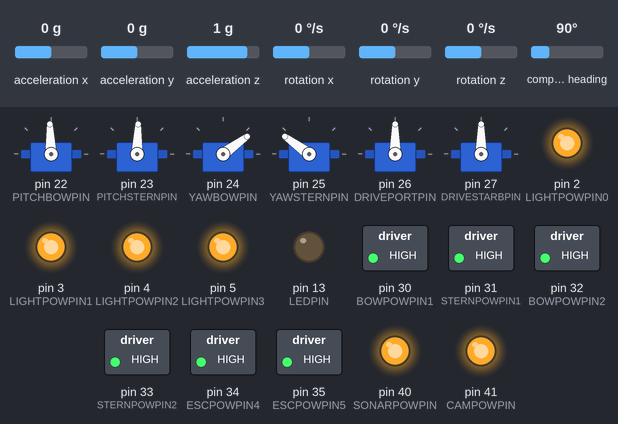
Bench run of a sketch on a simulated Arduino Mega 2560, built with avr-gcc and run on an emulated ATmega2560. Shown: 6 × servo, switched loads named in the sketch (green lamp = pin HIGH), output pins drawn as LEDs (lit = HIGH). Inputs (shaded band) come from the test bench; at power-on: compass heading 90°, acceleration x 0 g, rotation x 0 °/s, rotation y 0 °/s, acceleration y 0 g, acceleration z 1 g, rotation z 0 °/s. WiFi joins after 1.5 s; servers stay silent unless stated; pins used as bus, display or sensor lines are not drawn.

Above: at 7.7 s.
7.8 s: compass heading set to 7°
At 9.8 s:
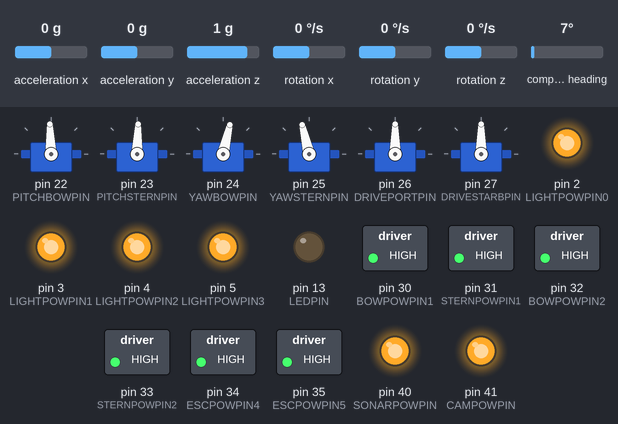
10.8 s: compass heading set to 269°
13.8 s: acceleration x set to -1.4 g
At 15.1 s:
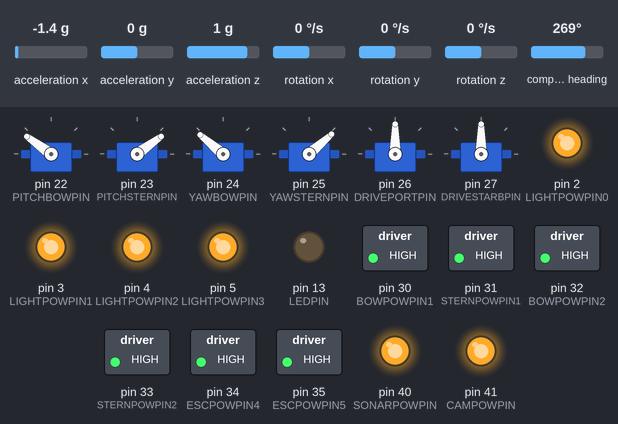
15.4 s: acceleration x set to 0.8 g
At 17.1 s:
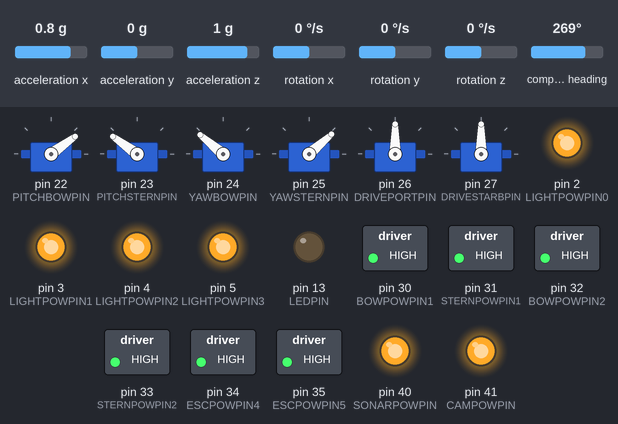
17.5 s: rotation x set to -192 °/s
At 18.6 s:
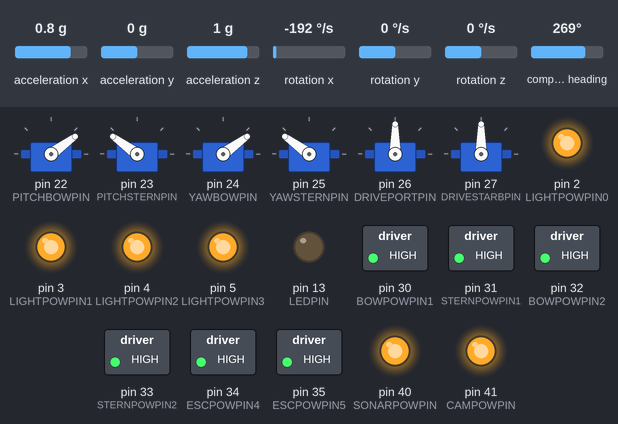
19.2 s: rotation y set to 100 °/s
At 20.1 s:
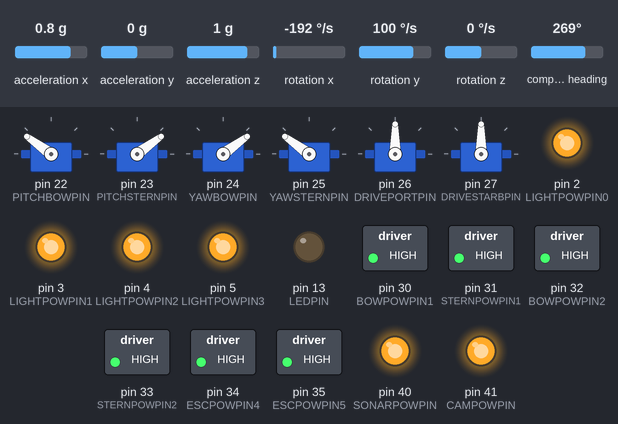
Timing chart, 0 to 21.9 s (numbered marks = the images above; inputs shaded):
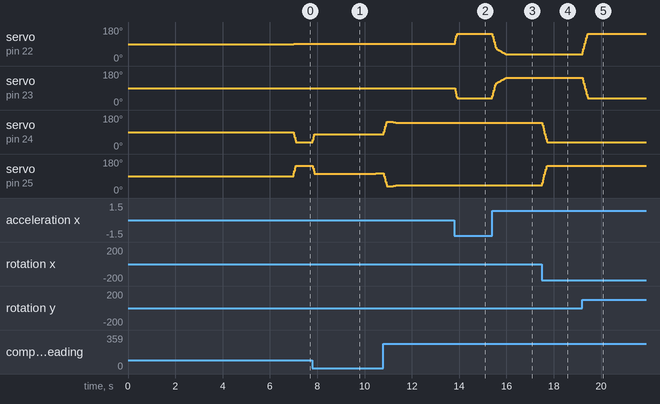

Measured:
- after the input at 7.8 s, servo on pin 24 (YAWBOWPIN): 36° → 78° at once, → 77° 0.87 s later; servo on pin 25 (YAWSTERNPIN): 144° → 102° at once, → 103° 0.87 s later, → 104° 1.8 s later
- after the input at 13.8 s, servo on pin 22 (PITCHBOWPIN): 92° → 144° at once; servo on pin 23 (PITCHSTERNPIN): 88° → 36° at once
- after the input at 15.4 s, servo on pin 22 (PITCHBOWPIN): moves from 144° to 36° over 0.59 s, starting at once; servo on pin 23 (PITCHSTERNPIN): moves from 36° to 144° over 0.59 s, starting at once
- after the input at 17.5 s, servo on pin 24 (YAWBOWPIN): 140° → 36° at once; servo on pin 25 (YAWSTERNPIN): 41° → 144° at once
- after the input at 19.2 s, servo on pin 22 (PITCHBOWPIN): 36° → 144° at once; servo on pin 23 (PITCHSTERNPIN): 144° → 36° at once

The sketch:

ROV3.ino
```cpp
//libraries used
#include <Servo.h>
#include <Arduino.h>
#include <math.h>
#include <SPI.h>
#include <Ethernet.h>
#include <EthernetUdp.h>
#include <Wire.h>
#include <Adafruit_Sensor.h>
#include <Adafruit_BNO055.h>
#include <utility/imumaths.h>

//other files in this sketch
#include "pins.h"
#include "IMU.h"
#include "ROVethernet.h"
#include "escs.h"

#define IMUCOMMTIMEOUT 2000   //if the imu hasn't responded in this many ms, retry to get data from it
#define CMDTIMEOUT 2000       //how many ms to wait for a command from remote control before we start to worry
#define REPORTINTERVAL 103    //report the current status to the PC once in this many ms
#define IMUINTERVAL 31        //update the current YPR after this many ms
#define SONINTERVAL 53        //update the altitude after this many ms
#define SONARDECAY 0.99       //exponential decay rate for the sonar watchdog
#define IMUDECAY 0.99         //exponential decay rate for the IMU watchdog
#define COMMANDDECAY 0.99999  //exponential decay rate for PC commands
#define SERIALRATE 57600      //serial rate to PC controller

float IMUwatchdog = 1.0;   //gain on the IMU control inputs that slowly fades down to zero if the IMU goes MIA
float SONwatchdog = 1.0;   //gain on the sonar altitude control inputs that slowly fades down to zero if the sonar goes MIA
float PCwatchdog =  1.0;   //gain on the command inputs that slowly fades down to zero if the PC hasn't communicated in a while

int LastCommandTime = 0;   //last millis() reading when a command from the pilot was received

void setup() {
  setupOutputPins();                //set all the outputs to be outputs and initialize most of them
  Serial.begin(SERIALRATE);         //start the serial connection to the PC
  Ethernet.begin(mac, ip);          //connect the ethernet shield
  Udp.begin(localPort);             //start the UDP interface
  if(!bno.begin()){
    Udp.beginPacket(Udp.remoteIP(), Udp.remotePort());
    Udp.write("BNO055 IMU failure");
    Udp.endPacket();
  }
  initializeESCs(6500);             //initialize the ESCs and wait for them to arm
  bno.setExtCrystalUse(true);       //they did this in the BNO055 example
}


void loop() {
  static unsigned long EventTimer;
  static unsigned long NextReport  = 7000;      // first timed events happen ~7 seconds after powerup
  static unsigned long NextIMUread = 7000;      //   /
  static unsigned long NextSONread = 7000;      //  /

  EventTimer = millis();                      //get the current time, to see what all needs to happen

  curPacketSize=Udp.parsePacket();       //check to see if new data is available from the pilot
  if (curPacketSize) {                   //if so,
    if(UpdateCommand()!='0'){                 //process new commands
      PCwatchdog=1.0;                           //keep the watchdog saturated
      LastCommandTime = EventTimer;             //note the time
    }
    else {
      if ((EventTimer-LastCommandTime)>CMDTIMEOUT) {
        PCwatchdog *= COMMANDDECAY;             //after a while, start forgetting the pilot's last command
      }
    }
  }

  //don't bother the sonar very often, altitude changes slowly
  if (EventTimer>NextSONread) {
    NextSONread += SONINTERVAL;
    if (SonarCommunicate()) SONwatchdog = 1.0;   //if we get new data from the sonar, keep controlling based on its output
    else SONwatchdog *= SONARDECAY;              //otherwise slowly start pretending it's not there
  }

  if (EventTimer>NextIMUread) {               //if it's time to get new data from the IMU
    NextIMUread = (NextIMUread+IMUINTERVAL);                   //schedule the next one
    if (IMUcommunicate(0)){
      IMUwatchdog=1.0;    //if we get new data from the IMU, keep controlling based on its output
    }
    else IMUwatchdog *= IMUDECAY;                              //if we don't get data from the IMU, slowly start pretending it's not there
    YawControl();              //set the outputs for the yaw motors, trying to satisfy the external commands and the internal controls
    PitchControl();            //set the outputs for the pitch motors
    DriveControl();            //set the outputs for the drive motors
  }

  if (EventTimer>NextReport) {                //if it's time for another status report,
    NextReport += REPORTINTERVAL;               //schedule the next one
    udpReport();                                //and do the report
    //serialReport();
  }
}


void udpReport() {
  char tempc[16];
  Udp.beginPacket(Udp.remoteIP(), Udp.remotePort());
  Udp.write('Y');
  Udp.write(itoa(round(YPR[0]*100), tempc, 10));
  Udp.write(', P');
  Udp.write(itoa(round(YPR[1]*100), tempc, 10));
  Udp.write(', R');
  Udp.write(itoa(round(YPR[2]*100), tempc, 10));
  Udp.endPacket();
}


void serialReport() {
  Serial.print(YPR[0]);
  Serial.print("        ");
  Serial.print(YPR[1]);
  Serial.print("        ");
  Serial.print(YPR[2]);
  Serial.println("        ");
}


int SonarCommunicate(){
  return 0;
}


void YawControl(){
  const float Kpr = 4.0;        //proportional gain
  const float Kde = 12.0;       //derivative gain
  const float Kin = 0.4/1000.0; //integral gain; divide by 1000 because time is in ms
  const float integralSaturation = 100.0/Kin; //numerator is the max that we want the integral contribution to be AFTER multiplying by Kin
  static float integratedErr = 0.0;
  static int oldcmd;
  int cmd;
  float err = (YPR[0]-HdgCommand)*IMUwatchdog*PCwatchdog;
  integratedErr += err*IMUINTERVAL;
  if (integratedErr > integralSaturation) integratedErr = integralSaturation;
  else if (integratedErr < -integralSaturation) integratedErr = -integralSaturation;
  if(err < -180.0) err+=360.0;
  else if (err > 180.0) err-=360.0;
  cmd = round(Kpr*err - Kde*dYPR[0] + Kin*integratedErr);
  if(cmd>0) cmd+=DEDZONESC;
  else cmd-=DEDZONESC;
  cmd = constrain(cmd, -YAWSATURATION, YAWSATURATION);
  if(cmd>(oldcmd+SLEWYAW)) cmd=oldcmd+SLEWYAW;
  else if (cmd<(oldcmd-SLEWYAW)) cmd=oldcmd-SLEWYAW;
  oldcmd=cmd;
  YawBow.write(OFFSIGESC-cmd);
  YawStern.write(OFFSIGESC+cmd);
}


void PitchControl(){
  const float Kpr = 8.0;         //proportional gain
  const float Kde = 18.0;        //derivative gain
  const float Kin = 10.0/1000.0; //integral gain; divide by 1000 because time is in ms
  const float integralSaturation = 250.0/Kin; //numerator is the max that we want the integral contribution to be AFTER multiplying by Kin
  static float integratedErr = 0.0;
  static int oldcmd;
  int cmd;
  float err = (YPR[1]-PchCommand)*IMUwatchdog*PCwatchdog;
  integratedErr += err*IMUINTERVAL;
  if (integratedErr > integralSaturation) integratedErr = integralSaturation;
  else if (integratedErr < -integralSaturation) integratedErr = -integralSaturation;
  cmd = round(Kpr*err - Kde*dYPR[1] + Kin*integratedErr);
  if(cmd>0) cmd+=DEDZONESC;
  else cmd-=DEDZONESC;
  cmd = constrain(cmd, -PITCHSATURATION, PITCHSATURATION);
  if(cmd>(oldcmd+SLEWPITCH)) cmd=oldcmd+SLEWPITCH;
  else if (cmd<(oldcmd-SLEWPITCH)) cmd=oldcmd-SLEWPITCH;
  oldcmd=cmd;
  PitchBow.write(OFFSIGESC-cmd);
  PitchStern.write(OFFSIGESC+cmd);
}


void DriveControl(){
}
```

IMU.h
```cpp
Adafruit_BNO055 bno = Adafruit_BNO055();

imu::Vector<3> YPR;                 //global variable to hold Yaw Pitch Roll data
imu::Vector<3> dYPR;                //global variable to hold the Yaw Pitch and Roll derivatives/rates

//For the Yaw Pitch Roll data to make sense, the board needs to be mounted in the ROV right-side-up and facing forward.

void ResetIMU(int delaytime){
  digitalWrite(IMURESETPIN, LOW);   //hold the IMU reset line low, resetting the IMU
  delay(delaytime/2);               //wait for the IMU to recognize the reset command
  digitalWrite(IMURESETPIN, HIGH);  //let the IMU start up
  delay(delaytime/2);               //let the IMU start up
}


int IMUcommunicate(int retrying){
  YPR = bno.getVector(Adafruit_BNO055::VECTOR_EULER);
  dYPR = bno.getVector(Adafruit_BNO055::VECTOR_GYROSCOPE);
  return 1;
}
```

ROVethernet.h
```cpp
#define MAX_PACKET_COMMANDS 6         //max number of different commands to be packed into a udp packet
#define ROV_COMMAND_SIZE 3            //size of a single command
#define TIMESTAMP_SIZE 2              //size of the UDP timestamp
#define MAX_ROV_PACKET TIMESTAMP_SIZE+ROV_COMMAND_SIZE*MAX_PACKET_COMMANDS

char IncomingCommandType;  //raw command characters from remote controller
int IncomingCommandValue;  //raw command values from remote controller
int curPacketSize = TIMESTAMP_SIZE;         //number of bytes in incoming packet, minimum of just the timestamp
unsigned long lastTimestamp = 0;            //an ordering number to prevent commands being processed out-of-order

float HdgCommand = 0.0;       //variables for the current processed commands from the pilot
float PchCommand = 0.0;       //     /
float SpdCommand = 0.0;       //   /
float AltCommand = 100.0;     // /

// Enter a MAC address and IP address for your controller below.
// The IP address will be dependent on your local network:
byte mac[] = {
  0xDE, 0xAD, 0xBE, 0xEF, 0xFE, 0xED
};
IPAddress ip(192, 168, 2, 109);

unsigned int localPort = 8888;      // local port to listen on

// An EthernetUDP instance to let us send and receive packets over UDP
EthernetUDP Udp;


char UpdateCommand(){
  char goodcommands = '0';
  char retstring[16];
  if(Udp.read()!='#') return('0');
  if(Udp.read()!=' ') return('0');
  unsigned int newTimestamp = ((((unsigned word)Udp.read())<<16) | (((unsigned int)Udp.read())<<8) | ((unsigned int)Udp.read()));
  if (newTimestamp > lastTimestamp) {
    lastTimestamp = newTimestamp;      //ignore any future packets that were sent before this one
    if (curPacketSize<=MAX_ROV_PACKET) {
      for (int i=0; i<((curPacketSize-TIMESTAMP_SIZE)/ROV_COMMAND_SIZE); i++) {
        IncomingCommandType = Udp.read();
        IncomingCommandValue = (int)((((unsigned word)Udp.read())<<8) | ((unsigned word)Udp.read()));
        Serial.print(IncomingCommandType);
        Serial.print(IncomingCommandValue);
        Serial.print(" ");
        switch (IncomingCommandType) {
          case 'A':  //altitude speed
            goodcommands++;
            break;
          case 'a':  //altitude position
            goodcommands++;
            break;
          case 'E':  //east-west speed
            goodcommands++;
            break;
          case 'F':  //level forward speed
            goodcommands++;
            break;
          case 'H':  //heading change rate
            goodcommands++;
            break;
          case 'h':  //heading position
            if ((IncomingCommandValue > 18000) && (IncomingCommandValue <= 36000)) {
              IncomingCommandValue -= 36000;    //fold 180:360 into negative 0:180
            }
            if ((IncomingCommandValue >= -18000) && (IncomingCommandValue <= 18000)){
              goodcommands++;
              HdgCommand = ((float)(IncomingCommandValue))/100.0;
            }
            break;
          case 'L':  //lifter speed (body coordinates)
            goodcommands++;
            break;
          case 'M':  //mode of operation
            goodcommands++;
            break;
          case 'N':  //north-south speed
            goodcommands++;
            break;
          case 'P':  //pitch change rate
            goodcommands++;
            break;
          case 'p':  //pitch position
            if ((IncomingCommandValue >= -3000) && (IncomingCommandValue <= 3000)){
              goodcommands++;
              PchCommand = ((float)(IncomingCommandValue))/100.0;
            }
            break;
          case 'S':  //strafe speed (body coordinates)
            goodcommands++;
            break;
          case 'T':  //thruster speed (body coordinates)
            goodcommands++;
            break;
          case '#':  //relays
            goodcommands++;
            ESCRELAYPORT = (byte)IncomingCommandValue;
            break;
          default:
            break;
        }
      }
    }
  }
  Serial.println("");
  Udp.beginPacket(Udp.remoteIP(), Udp.remotePort());
  Udp.write('@');
  Udp.write(goodcommands);
  Udp.endPacket();

  return(goodcommands);
}
```

escs.h
```cpp
#define MINSIGESC 1000
#define MAXSIGESC 2000
#define OFFSIGESC 1500
#define DEDZONESC 10
#define SLEWYAW 80
#define SLEWPITCH 80
#define YAWSATURATION 300
#define PITCHSATURATION 300

Servo PitchBow;       //create six global servo objects which will control the ESCs
Servo PitchStern;
Servo YawBow;
Servo YawStern;
Servo DrivePort;
Servo DriveStarb;

void initializeESCs(int delaytime) {
  PitchBow.attach(PITCHBOWPIN, MINSIGESC, MAXSIGESC);          //attach ESC controls to their output pins
  PitchStern.attach(PITCHSTERNPIN, MINSIGESC, MAXSIGESC);      //  |
  YawBow.attach(YAWBOWPIN, MINSIGESC, MAXSIGESC);              //  |
  YawStern.attach(YAWSTERNPIN, MINSIGESC, MAXSIGESC);          //  |
  DrivePort.attach(DRIVEPORTPIN, MINSIGESC, MAXSIGESC);        //  |
  DriveStarb.attach(DRIVESTARBPIN, MINSIGESC, MAXSIGESC);      // /

  PitchBow.write(OFFSIGESC);
  PitchStern.write(OFFSIGESC);
  YawBow.write(OFFSIGESC);
  YawStern.write(OFFSIGESC);
  DrivePort.write(OFFSIGESC);
  DriveStarb.write(OFFSIGESC);
  delay(delaytime);
}
```

pins.h
```cpp
//pin definitions for ROV

//obviously:
#define LEDPIN 13

//power relays for big lights
#define LIGHTPOWPIN0 2
#define LIGHTPOWPIN1 3
#define LIGHTPOWPIN2 4
#define LIGHTPOWPIN3 5

//motor control pins
#define PITCHBOWPIN 22
#define PITCHSTERNPIN 23
#define YAWBOWPIN 24
#define YAWSTERNPIN 25
#define DRIVEPORTPIN 26
#define DRIVESTARBPIN 27

//pin to reset IMU
#define IMURESETPIN 39

//pins to turn on direct power to motor controllers
#define BOWPOWPIN1 30
#define STERNPOWPIN1 31
#define BOWPOWPIN2 32
#define STERNPOWPIN2 33
#define ESCPOWPIN4 34
#define ESCPOWPIN5 35
#define ESCRELAYPORT PORTC

//pin to turn on power to the sonar
#define SONARPOWPIN 40

//pin to turn on power to the cameras
#define CAMPOWPIN 41

void setupOutputPins(){
  pinMode(IMURESETPIN, OUTPUT);    //get output control of the reset pin on the arduIMU
  pinMode(LEDPIN, OUTPUT);         //LED is an output
  pinMode(LIGHTPOWPIN0, OUTPUT);   //pins for light power relays are outputs
  pinMode(LIGHTPOWPIN1, OUTPUT);   //  |
  pinMode(LIGHTPOWPIN2, OUTPUT);   //  |
  pinMode(LIGHTPOWPIN3, OUTPUT);   // /
  pinMode(BOWPOWPIN1, OUTPUT);     //pins for ESC power relays are outputs
  pinMode(STERNPOWPIN1, OUTPUT);     //  |
  pinMode(BOWPOWPIN2, OUTPUT);     //  |
  pinMode(STERNPOWPIN2, OUTPUT);     //  |
  pinMode(ESCPOWPIN4, OUTPUT);     //  |
  pinMode(ESCPOWPIN5, OUTPUT);     // /
  pinMode(SONARPOWPIN, OUTPUT);    //pin for sonar power relay is an output
  pinMode(CAMPOWPIN, OUTPUT);      //pin for camera power relay is an output

  digitalWrite(LIGHTPOWPIN0, HIGH);  //start with lights off
  digitalWrite(LIGHTPOWPIN1, HIGH);  //  |
  digitalWrite(LIGHTPOWPIN2, HIGH);  //  |
  digitalWrite(LIGHTPOWPIN3, HIGH);  // /
  digitalWrite(BOWPOWPIN1, HIGH);    //start with motors off
  digitalWrite(STERNPOWPIN1, HIGH);    //  |
  digitalWrite(BOWPOWPIN2, HIGH);    //  |
  digitalWrite(STERNPOWPIN2, HIGH);    //  |
  digitalWrite(ESCPOWPIN4, HIGH);    //  |
  digitalWrite(ESCPOWPIN5, HIGH);    //  /
  digitalWrite(SONARPOWPIN, HIGH);   //start with sonar off
  digitalWrite(CAMPOWPIN, HIGH);     //start with cameras off
  digitalWrite(IMURESETPIN, HIGH);   //low resets IMU
}
```
